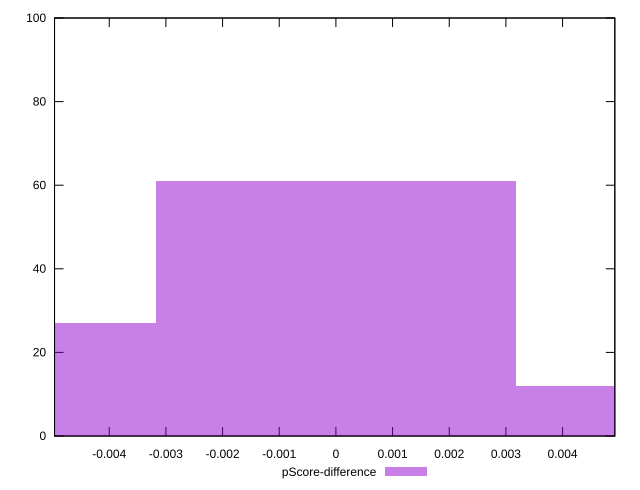

Generate this figure with gnuplot:
reset

$pScoreDifference <<EOF
-0.006354106230860607 27
0 61
0.006354106230860607 12
EOF

set key outside below
set boxwidth 0.006354106230860607
set xrange [-0.004965325701486334:0.004922211702954982]
set yrange [0:100]
set trange [0:100]
set style fill transparent solid 0.5 noborder
set terminal svg size 640, 490 enhanced background rgb 'white'
set output "reprap/estimated-input-latency/samples/pages+cached/pScore-difference/histogram.svg"

plot $pScoreDifference title "pScore-difference" with boxes

reset
